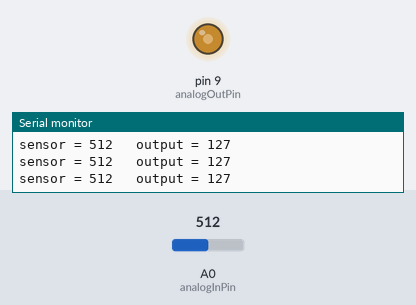
A sketch run on a simulated Arduino Uno, built with avr-gcc and run on an emulated ATmega328P. Parts: output pins drawn as LEDs (lit = HIGH), the last lines printed to the serial monitor. The test bench sets the inputs (shaded band); at power-on: A0 (analogInPin) = 512.

Above: at 1.2 s.
1.3 s: A0 (analogInPin) set to 785
At 2.4 s:
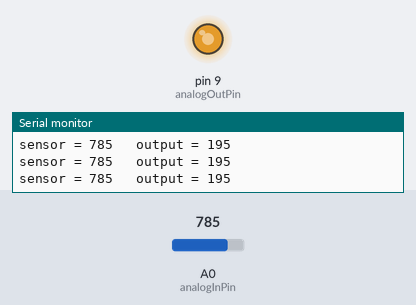
2.9 s: A0 (analogInPin) set to 810
At 3.8 s:
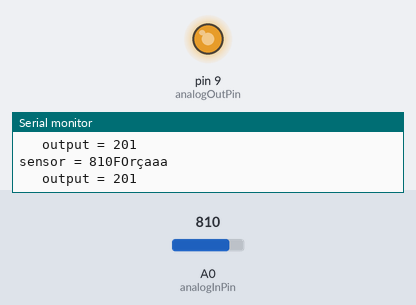
4.5 s: A0 (analogInPin) set to 716
At 5.3 s:
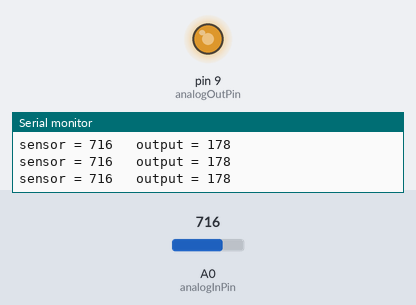
6.1 s: A0 (analogInPin) set to 122
At 6.7 s:
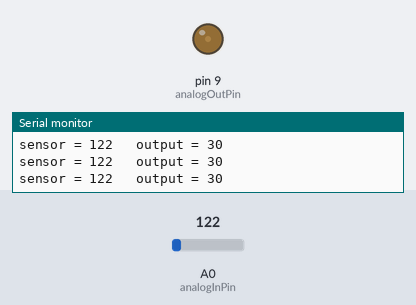
7.7 s: A0 (analogInPin) set to 0
At 9.0 s:
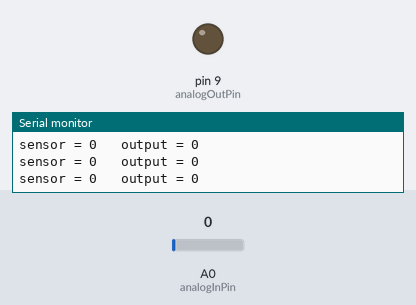
9.3 s: A0 (analogInPin) set to 511
At 10.6 s:
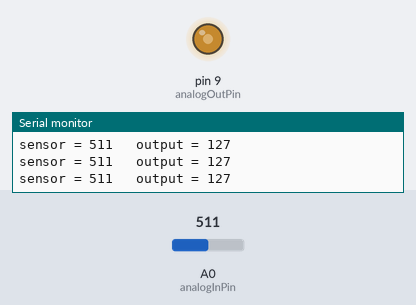
Timing chart, 0 to 11.9 s (numbered marks = the images above; inputs shaded):
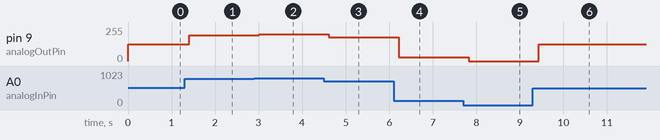

The sketch:

EMG_Sensor.ino
```cpp
const int analogInPin = A0;  // Analog input pin that the potentiometer is attached to
const int analogOutPin = 9; // Analog output pin that the LED is attached to

int sensorValue = 0;        // value read from the pot
int outputValue = 0;        // value output to the PWM (analog out)

void setup() {
  // initialize serial communications at 9600 bps:
  Serial.begin(9600);
}

void loop() {
	// read the analog in value:
	sensorValue = analogRead(analogInPin);
	// map it to the range of the analog out:
	outputValue = map(sensorValue, 0, 1023, 0, 255);
	// change the analog out value:
	analogWrite(analogOutPin, outputValue);

	// print the results to the Serial Monitor:
	Serial.print("sensor = ");
	Serial.print(sensorValue);
  if(sensorValue > 800)
    Serial.println("FOrçaaa\n\n\n\n\n\n\n");
	Serial.print("\t output = ");
	Serial.println(outputValue);

	// wait 200 milliseconds before the next loop for the analog-to-digital
	// converter to settle after the last reading:
	delay(200);
}
// code from Arduino IDE: File > Examples > 03.Analogic > AnalogicInOutSerial
```

Measured:
- after the input at 1.3 s, pin 9 (analogOutPin): 127/255 → 195/255 after 0.11 s
- after the input at 2.9 s, pin 9 (analogOutPin): 195/255 → 201/255 after 0.11 s
- after the input at 4.5 s, pin 9 (analogOutPin): 201/255 → 178/255 after 0.12 s
- after the input at 6.1 s, pin 9 (analogOutPin): 178/255 → 30/255 after 0.12 s
- after the input at 7.7 s, pin 9 (analogOutPin): 30/255 → 0/255 after 0.13 s
- after the input at 9.3 s, pin 9 (analogOutPin): 0/255 → 127/255 after 0.13 s
